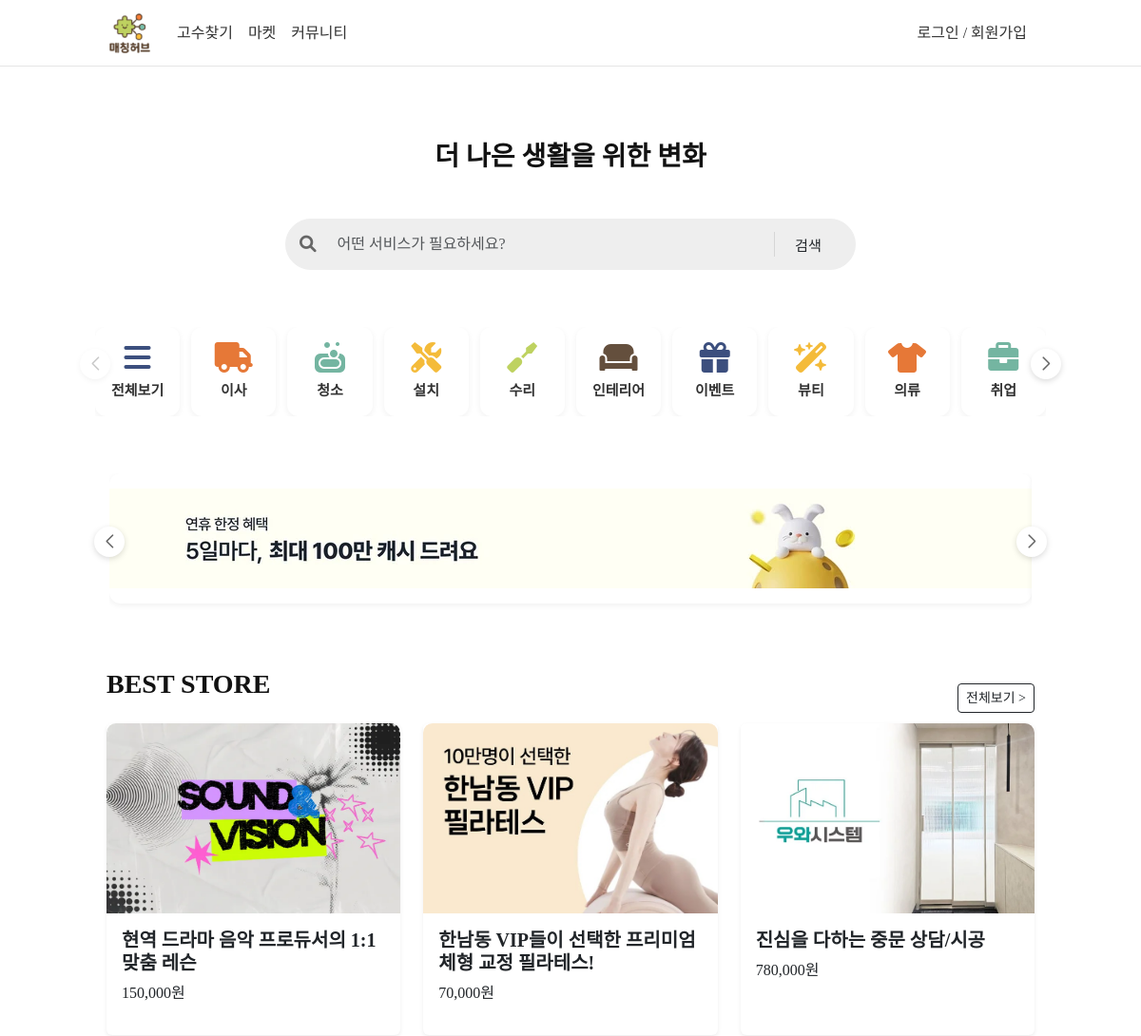
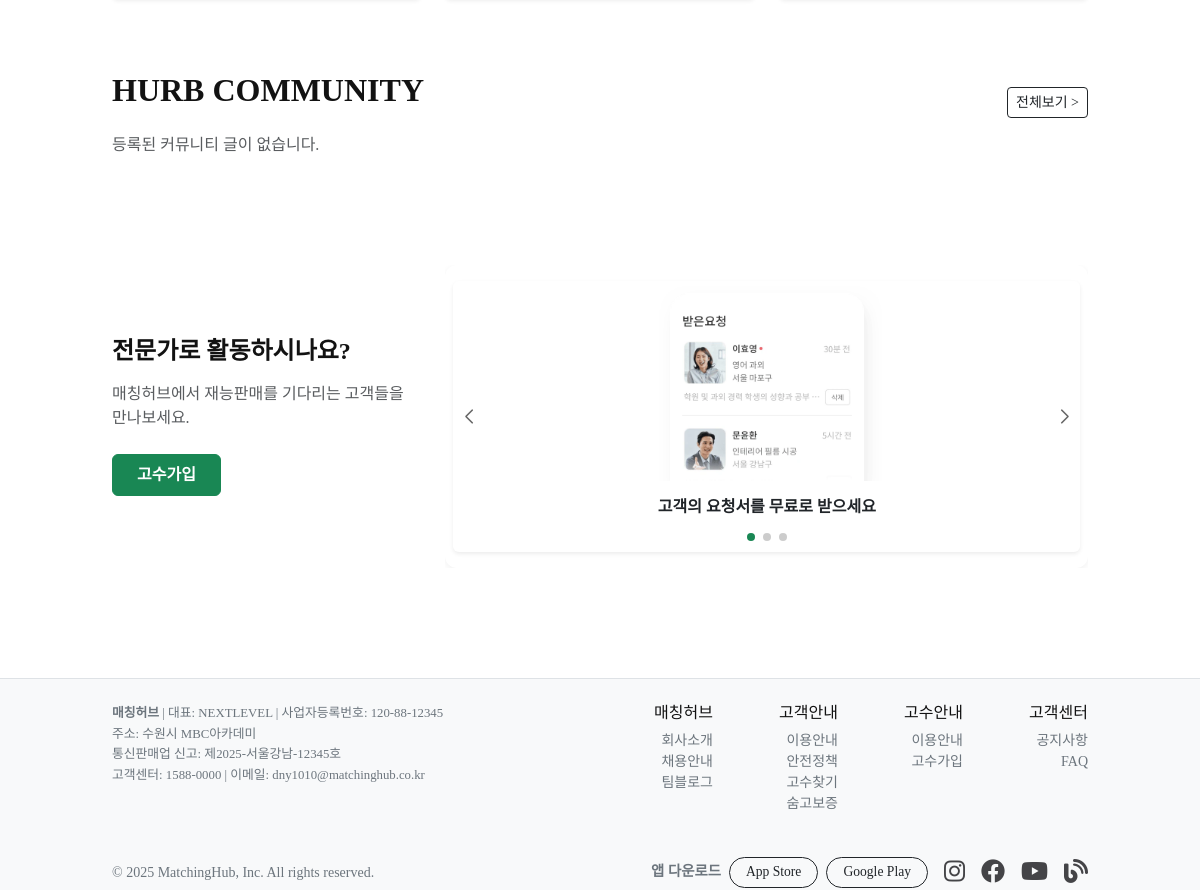
The page / on the database its author committed (2 pictures, top to bottom).
### talent/models.py (models this page shows)
class Store(db.Model):
    id = db.Column(db.Integer, primary_key=True)
    title = db.Column(db.String(50), nullable=False)
    content = db.Column(db.Text(), nullable=False)
    price = db.Column(db.Integer, nullable=False, default=0)
    create_date = db.Column(db.DateTime, nullable=False)
    owner_id = db.Column(db.Integer, db.ForeignKey("user.id"), nullable=False)
    user = db.relationship('User', backref=db.backref('store'))
    edit_date = db.Column(db.DateTime, nullable=False)
    image_path = db.Column(db.String(120), nullable=False)
    views = db.Column(db.Integer, default=0)

### talent/views/main_views.py (the view)
@bp.route('/')
def index():
    like_count = func.count().label("like_count")
    s_posts = (Store.query.order_by(Store.views.desc(), Store.create_date.desc()).limit(3).all())
    c_posts = (CommunityPost.query.outerjoin(CommunityPost.likes).group_by(CommunityPost.id)
               .order_by(like_count.desc(), CommunityPost.create_date.desc()).limit(3).all())
    return render_template('main.html', s_posts=s_posts, c_posts=c_posts)

### talent/__init__.py (called while the page is built)
def create_app():
    app = Flask(__name__)
    app.config.from_object(config)
    @app.before_request
    def load_logged_in_user():
        user_id = session.get('user_id')
        if user_id is None:
            g.user = None
        else:
            from .models import User
            g.user = User.query.get(user_id)
    db.init_app(app)
    migrate.init_app(app, db)
    mail.init_app(app)
    from . import models
    from .views import main_views, auth_views, store_views, community_views, category_views
    app.register_blueprint(main_views.bp)
    app.register_blueprint(auth_views.bp)
    app.register_blueprint(store_views.bp)
    app.register_blueprint(community_views.bp)
    app.register_blueprint(category_views.bp)
    from .filter import format_datetime
    app.jinja_env.filters['datetime'] = format_datetime
    return app

### talent/views/auth_views.py (called while the page is built)
@bp.before_app_request
def load_logged_in_user():
    uid = session.get('user_id')
    g.user = User.query.get(uid) if uid else None

### talent/templates/main.html (shortened to what this page needs)
{% extends 'base.html' %}
{% block head %}
<link rel="stylesheet" href="https://cdn.jsdelivr.net/npm/swiper@11/swiper-bundle.min.css">
<link rel="stylesheet" href="{{ url_for('static', filename='main.css') }}">
{% endblock %}
{% block content %}
<div class="container my-5 text-center" style="max-width: 1000px;">
    <h3 class="fw-bold mb-4" style="width: fit-content; margin: 0 auto;">더 나은 생활을 위한 변화</h3>
</div>
<div class="search-wrapper d-flex justify-content-center">
    <form class="search-form d-flex align-items-center" role="search">
    <span class="search-icon">
      <i class="fa-solid fa-magnifying-glass"></i>
    </span>
        <input type="search" class="form-control flex-grow-1"
               placeholder="어떤 서비스가 필요하세요?" aria-label="Search">
        <button class="btn search-btn" type="submit">검색</button>
    </form>
</div>
<section class="category-wrapper">
    <div class="swiper-button-prev categoryPrev"></div>
    <div class="swiper mySwiper categorySwiper">
        <div class="swiper-wrapper">
            <div class="swiper-slide">
                <a href="{{ url_for('category.move') }}">
                    <i class="fa-solid fa-bars category-icon" style="color: #3c4f7e;"></i>
                    <p class="category-name">전체보기</p>
                </a>
            </div>
            <div class="swiper-slide">
                <a href="{{ url_for('category.move') }}">
                    <i class="fa-solid fa-truck category-icon" style="color: #e67837;"></i>
                    <p class="category-name">이사</p>
                </a>
            </div>
            <div class="swiper-slide">
                <a href="{{ url_for('category.cleaning') }}">
                    <i class="fa-solid fa-soap category-icon" style="color: #74b5a1;"></i>
                    <p class="category-name">청소</p>
                </a>
            </div>
            <div class="swiper-slide">
                <a href="{{ url_for('category.installation') }}">
                    <i class="fa-solid fa-screwdriver-wrench category-icon" style="color: #f4bb3a;"></i>
                    <p class="category-name">설치</p>
                </a>
            </div>
            <div class="swiper-slide">
                <a href="{{ url_for('category.repair') }}">
                    <i class="fa-solid fa-screwdriver category-icon" style="color: #bed260;"></i>
                    <p class="category-name">수리</p>
                </a>
            </div>
            <div class="swiper-slide">
                <a href="{{ url_for('category.interior') }}">
                    <i class="fa-solid fa-couch category-icon" style="color: #644f3d;"></i>
                    <p class="category-name">인테리어</p>
                </a>
            </div>
            <div class="swiper-slide">
                <a href="{{ url_for('category.event') }}">
                    <i class="fa-solid fa-gift category-icon" style="color: #3c4f7e;"></i>
                    <p class="category-name">이벤트</p>
                </a>
            </div>
            <div class="swiper-slide">
                <a href="{{ url_for('category.beauty') }}">
                    <i class="fa-solid fa-wand-magic-sparkles category-icon" style="color: #f4bb3a;"></i>
                    <p class="category-name">뷰티</p>
                </a>
            </div>
            <div class="swiper-slide">
                <a href="{{ url_for('category.fashion') }}">
                    <i class="fa-solid fa-shirt category-icon" style="color: #e67837;"></i>
                    <p class="category-name">의류</p>
                </a>
            </div>
            <div class="swiper-slide">
                <a href="{{ url_for('category.employment') }}">
                    <i class="fa-solid fa-briefcase category-icon" style="color: #74b5a1;"></i>
                    <p class="category-name">취업</p>
                </a>
            </div>
        </div>
    </div>
    <div class="swiper-button-next categoryNext"></div>
</section>
<div class="ad-wrapper">
    <div class="swiper-button-prev adPrev"></div>
    <div class="swiper mySwiper adSwiper">
        <div class="swiper-wrapper">
            <div class="swiper-slide"><img src="{{ url_for('static', filename='images/adbanner1.png') }}" alt="ad banner"></div>
        </div>
    </div>
    <div class="swiper-button-next adNext"></div>
</div>
<section class="container my-5" style="max-width: 1000px;">
    <div class="vs">
        <h3 class="fw-bold mb-4">BEST STORE</h3>
        <div class="text-end mt-3">
            <a href="{{ url_for('store._list') }}" class="btn btn-outline-dark btn-sm">전체보기 ></a>
        </div>
    </div>
    {% if s_posts %}
    <div class="row">
        {% for store in s_posts %}
        <div class="col-md-4 mb-4">
            <a href="{{ url_for('store.detail', userid=store.user.userid, store_id=store.id) }}" class="text-decoration-none text-dark">
                <div class="card h-100 shadow-sm border-0">
                    <img src="{{ url_for('static', filename=store.image_path or 'images/no_image.png') }}"
                         class="card-img-top"
                         alt="{{ store.title }}"
                         style="height: 200px; object-fit: cover; border-radius: 10px 10px 0 0;">
                    <div class="card-body">
                        <h5 class="card-title fw-semibold">{{ store.title }}</h5>
                        <p class="mt-2">{{ "{:,}".format(store.price) }}원</p>
                    </div>
                </div>
            </a>
        </div>
        {% endfor %}
    </div>
    {% else %}
    <p class="text-muted">등록된 마켓이 없습니다.</p>
    {% endif %}
</section>
<section class="container my-5" style="max-width: 1000px;">
    <div class="vs">
        <h2 class="fw-bold mb-4">HURB COMMUNITY</h2>
        <div class="text-end mt-3">
            <a href="{{ url_for('community.home') }}" class="btn btn-outline-dark btn-sm">전체보기 ></a>
        </div>
    </div>
    {% if c_posts %}
    <div class="row">
        {% for post in c_posts %}
        <div class="col-md-4 mb-4">
            <a href="{{ url_for('community.post_detail', post_id=post.id) }}" class="text-decoration-none text-dark">
                <div class="card h-100 shadow-sm border-0">
                    <div class="card-body">
                        <h5 class="card-title fw-semibold mb-2">{{ post.title }}</h5>
                        <p class="card-text text-muted small mb-3">{{ (post.content or '')[:80] }}...</p>
                        <div class="d-flex justify-content-between align-items-center">
                            <small class="text-secondary">{{ post.user.userid }}</small>
                            <small class="text-secondary">{{ post.create_date.strftime('%Y-%m-%d') }}</small>
                        </div>
                        <div class="mt-2 text-end">
              <span class="badge bg-light text-dark border">
                ❤️ {{ post.likes|length }}
              </span>
                        </div>
                    </div>
                </div>
            </a>
        </div>
        {% endfor %}
    </div>
    {% else %}
    <p class="text-muted">등록된 커뮤니티 글이 없습니다.</p>
    {% endif %}
</section>
<section class="pro-join-section bg-white">
    <div class="container" style="max-width: 1000px;">
        <div class="row align-items-center">
            <div class="col-md-4 text-center text-md-start">
                <h4 class="fw-bold mb-3">전문가로 활동하시나요?</h4>
                <p class="text-muted mb-4">
                    매칭허브에서 재능판매를 기다리는 고객들을 만나보세요.
                </p>
                <a href="{{ url_for('auth.expert_signup') }}" class="btn btn-success px-4 py-2 fw-semibold">
                    고수가입
                </a>
            </div>
            <div class="col-md-8 position-relative">
                <div class="swiper proSwiper w-100">
                    <div class="swiper-wrapper">
                        <div class="swiper-slide d-flex align-items-center justify-content-center">
                            <div class="card border-0 shadow-sm w-100 h-100">
                                <img src="{{ url_for('static', filename='images/signup_ad1.png') }}"
                                     class="card-img-top" alt="레슨 고수" style="height: 200px; object-fit: contain;">
                                <div class="card-body text-center ex">
                                    <h6 class="fw-semibold mb-2">고객의 요청서를 무료로 받으세요</h6>
                                </div>
                            </div>
                        </div>
                    </div>
                    <div class="swiper-pagination mt-3"></div>
                    <div class="swiper-button-next"></div>
                    <div class="swiper-button-prev"></div>
                </div>
            </div>
        </div>
    </div>
</section>
{% endblock %}

### talent/static/style.css (style rules this page uses)
body { font-family: 'Noto Sans KR', sans-serif; color: #121212; height: 100% }

### talent/static/main.css (style rules this page uses)
body { font-family:'Pretendard'; margin: 0 auto; }
.search-form { max-width: 600px; width: 100%; background: #eee; border: 1.5px solid #eee; border-radius: 30px; padding: 6px 14px; display: flex; align-items: center; justify-content: space-between; }
.search-icon { font-size: 1.1rem; color: #666; margin-right: 10px; display: flex; align-items: center; }
.search-form input { border: none; outline: none; background: transparent; color: #333; flex: 1; }
.search-btn { font-size: 0.95rem; padding: 8px 20px; line-height: normal; }
.category-wrapper { position: relative; width: 100%; max-width: 1000px; margin: 0 auto; }
.categoryPrev, .categoryNext, .adPrev, .adNext { width: 32px; height: 32px; top: 65%; border-radius: 50%; box-shadow: 0 2px 6px rgba(0, 0, 0, 0.15); color: #333; transform: translateY(-50%); overflow: visible; background: #fff; }
.swiper-button-prev::after, .swiper-button-next::after { font-size: 14px; font-weight: bold; }
.categoryPrev, .adPrev { left: -16px; }
.categoryNext, .adNext { right: -16px; }
.swiper { width: 100%; max-width: 1200px; margin: 60px auto; position: relative; }
.swiper-slide { display: flex; flex-direction: column; align-items: center; justify-content: center; border-radius: 12px; text-align: center; font-weight: 600; padding: 16px 8px; box-shadow: 0 2px 6px rgba(0,0,0,0.06); transition: all .2s ease; }
.swiper-slide a { text-decoration: none; }
.ad-wrapper { position: relative; width: 100%; max-width: 970px; margin: 0 auto; }
.category-icon { font-size: 32px; margin-bottom: 8px; transition: color 0.2s; }
.category-name { font-size: 15px; font-weight: 600; color: #333; margin: 0; }
.vs { display: flex; justify-content: space-between; }
.ex { margin-bottom: 12px; }
.swiper-pagination { padding-bottom: 12px; }
.swiper-button-next, .swiper-button-prev { color: #666; }

### rows shown on the page
Store: image_path (picture), title "현역 드라마 음악 프로듀서의 1:1 맞춤 레슨", price "150,000"
Store: image_path (picture), title "한남동 VIP들이 선택한 프리미엄 체형 교정 필라테스!", price "70,000"
Store: image_path (picture), title "진심을 다하는 중문 상담/시공", price "780,000"
